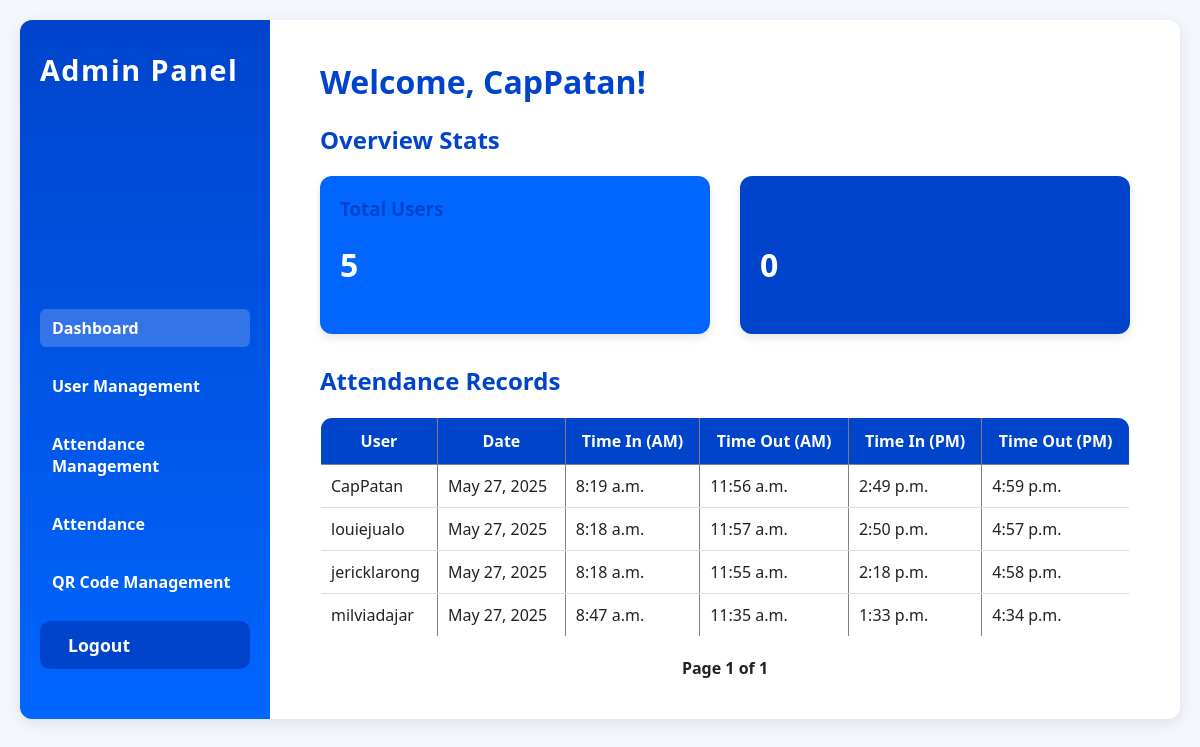
Page /dashboard/admin/ (signed in) on the committed database.
### attendance/models.py (models this page shows, shortened)
class Attendance(models.Model):
    user = models.ForeignKey(User, on_delete=models.CASCADE)
    date = models.DateField()  # just date without time
    time_in_am = models.TimeField(null=True, blank=True)
    time_out_am = models.TimeField(null=True, blank=True)
    time_in_pm = models.TimeField(null=True, blank=True)
    time_out_pm = models.TimeField(null=True, blank=True)
    class Meta:
        unique_together = ('user', 'date')  # one attendance record per user per day

### attendance/views.py (the view)
# urls.py: path('dashboard/admin/', views.admin_dashboard, name='admin_dashboard'),
@admin_required
def admin_dashboard(request):
    today = localtime(now()).date()
    total_users = User.objects.count()
    attendance_today = Attendance.objects.filter(date=today).count()
    attendance_list = Attendance.objects.select_related('user').order_by('-date')
    paginator = Paginator(attendance_list, 20)
    page = request.GET.get('page', 1)
    try:
        attendance_page = paginator.page(page)
    except PageNotAnInteger:
        attendance_page = paginator.page(1)
    except EmptyPage:
        attendance_page = paginator.page(paginator.num_pages)
    context = {
        'total_users': total_users,
        'attendance_today': attendance_today,
        'attendance_page': attendance_page,
    }
    return render(request, 'attendance/admin_dashboard.html', context)

### attendance/views.py (called while the page is built)
def is_admin(user):
    return user.is_superuser or user.is_staff

### attendance/templates/attendance/admin_dashboard.html (shortened to what this page needs)
{% load static %}
<!DOCTYPE html>
<html lang="en">
<head>
  <link rel="stylesheet" href="{% static 'attendance/dashboard.css' %}" />
</head>
<body>
  <div class="dashboard-container">
    <aside class="sidebar">
      <h2>Admin Panel</h2>
      <ul>
        <li><a href="{% url 'admin_dashboard' %}" class="active">Dashboard</a></li>
        <li><a href="{% url 'user_management' %}">User Management</a></li>
        <li><a href="{% url 'attendance_management' %}">Attendance Management</a></li>
        <li><a href="{% url 'admin_attendance' %}">Attendance</a></li>
        <li><a href="{% url 'qr_management' %}">QR Code Management</a></li>
        <li>
          <form method="post" action="{% url 'logout' %}">
            <button type="submit" class="logout-button">Logout</button>
          </form>
        </li>
      </ul>
    </aside>
    <main class="main-content">
      <h1>Welcome, {{ request.user.username }}!</h1>
      <h2>Overview Stats</h2>
      <div style="display: flex; gap: 30px; margin-bottom: 30px;">
        <div style="background: #0066ff; color: white; padding: 20px; border-radius: 12px; flex: 1; box-shadow: 0 4px 10px rgba(0,0,0,0.1);">
          <h3>Total Users</h3>
          <p style="font-size: 2rem; font-weight: 700;">{{ total_users }}</p>
        </div>
        <div style="background: #0044cc; color: white; padding: 20px; border-radius: 12px; flex: 1; box-shadow: 0 4px 10px rgba(0,0,0,0.1);">
          <h3>Attendance Today</h3>
          <p style="font-size: 2rem; font-weight: 700;">{{ attendance_today }}</p>
        </div>
      </div>
      <h2>Attendance Records</h2>
      <table border="1" cellpadding="8" cellspacing="0" style="width:100%; max-width: 1000px; margin-top: 10px; border-collapse: collapse; border-radius: 12px; overflow: hidden;">
        <thead style="background-color: #0044cc; color: white;">
          <tr>
            <th style="padding: 12px;">User</th>
            <th style="padding: 12px;">Date</th>
            <th style="padding: 12px;">Time In (AM)</th>
            <th style="padding: 12px;">Time Out (AM)</th>
            <th style="padding: 12px;">Time In (PM)</th>
            <th style="padding: 12px;">Time Out (PM)</th>
          </tr>
        </thead>
        <tbody>
          {% for record in attendance_page %}
          <tr style="border-bottom: 1px solid #ddd;">
            <td style="padding: 10px;">{{ record.user.username }}</td>
            <td style="padding: 10px;">
              {% if record.date %}
                {{ record.date|date:"M d, Y" }}
              {% else %}
                <span style="color:red;">No Date</span>
              {% endif %}
            </td>
            <td style="padding: 10px;">{{ record.time_in_am|default:"—" }}</td>
            <td style="padding: 10px;">{{ record.time_out_am|default:"—" }}</td>
            <td style="padding: 10px;">{{ record.time_in_pm|default:"—" }}</td>
            <td style="padding: 10px;">{{ record.time_out_pm|default:"—" }}</td>
          </tr>
          {% empty %}
          <tr><td colspan="6" style="text-align:center; padding: 15px;">No attendance records found.</td></tr>
          {% endfor %}
        </tbody>
      </table>
      <div class="pagination" style="margin-top: 20px; text-align: center;">
        <span style="margin: 0 12px; font-weight: 700;">Page {{ attendance_page.number }} of {{ attendance_page.paginator.num_pages }}</span>
      </div>
    </main>
  </div>
</body>
</html>

### attendance/static/attendance/dashboard.css (style rules this page uses)
* { box-sizing: border-box; margin: 0; padding: 0; font-family: 'Segoe UI', Tahoma, Geneva, Verdana, sans-serif; }
body { background-color: #f4f7fc; color: #333; min-height: 100vh; display: flex; justify-content: center; align-items: flex-start; padding: 20px; }
.dashboard-container { display: flex; width: 100%; max-width: 1200px; background: #fff; border-radius: 12px; box-shadow: 0 4px 15px rgba(0,0,0,0.1); overflow: hidden; }
.sidebar { background: linear-gradient(180deg, #0044cc, #0066ff); color: white; width: 250px; padding: 30px 20px; display: flex; flex-direction: column; justify-content: space-between; }
.sidebar h2 { font-size: 1.8rem; margin-bottom: 30px; font-weight: 700; letter-spacing: 1.5px; user-select: none; }
.sidebar ul { list-style: none; }
.sidebar ul li { margin-bottom: 20px; }
.sidebar ul li a, .logout-button { color: white; font-weight: 600; font-size: 1rem; text-decoration: none; display: block; padding: 8px 12px; border-radius: 6px; transition: background-color 0.3s ease; }
.sidebar ul li a:hover, .sidebar ul li a.active, .logout-button:hover { background-color: rgba(255, 255, 255, 0.2); cursor: pointer; text-decoration: none; }
.logout-button { background: none; border: none; font-family: inherit; text-align: left; width: 100%; cursor: pointer; padding: 0; font-size: 1em; }
.main-content { flex-grow: 1; padding: 40px 50px; color: #222; max-width: 100%; }
.main-content h1, .main-content h2, .main-content h3 { margin-bottom: 20px; font-weight: 700; color: #0044cc; }
.main-content p { font-size: 1.1rem; margin-bottom: 25px; line-height: 1.5; }
form { max-width: 400px; }
form button[type="submit"] { background-color: #0044cc; color: white; border: none; border-radius: 10px; padding: 12px 28px; font-size: 1.1rem; font-weight: 700; cursor: pointer; transition: background-color 0.3s ease; }

### rows in the picture
Attendance: user.username "CapPatan", date "May 27, 2025", time_in_am "8:19 a.m.", time_out_am "11:56 a.m.", time_in_pm "2:49 p.m.", time_out_pm "4:59 p.m."
Attendance: user.username "louiejualo", date "May 27, 2025", time_in_am "8:18 a.m.", time_out_am "11:57 a.m.", time_in_pm "2:50 p.m.", time_out_pm "4:57 p.m."
Attendance: user.username "jericklarong", date "May 27, 2025", time_in_am "8:18 a.m.", time_out_am "11:55 a.m.", time_in_pm "2:18 p.m.", time_out_pm "4:58 p.m."
Attendance: user.username "milviadajar", date "May 27, 2025", time_in_am "8:47 a.m.", time_out_am "11:35 a.m.", time_in_pm "1:33 p.m.", time_out_pm "4:34 p.m."

### other values in the picture
{{ request.user.username }} "CapPatan"
{{ total_users }} "5"
{{ attendance_today }} "0"
{{ attendance_page.number }} "1"
{{ attendance_page.paginator.num_pages }} "1"
